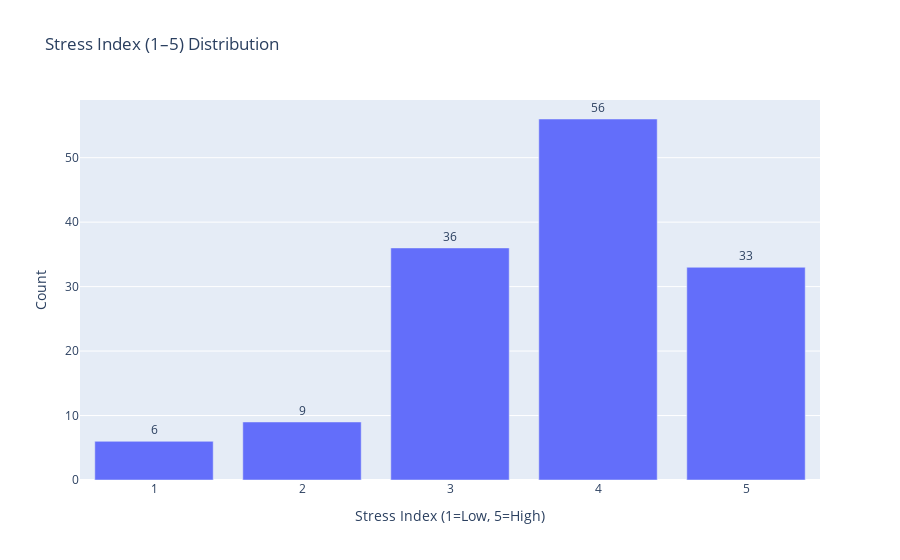

The notebook cell this image was saved under:
### Markdown cell above
***
# Visualization 1: Stress Index (Target Feature) Count

### Code cell
stress_counts = (df["Stress_Index"]
                 .value_counts()
                 .sort_index()
                 .reset_index())
stress_counts.columns = ["Stress_Index", "Count"]

fig = px.bar(
    stress_counts, x="Stress_Index", y="Count", text="Count",
    title="Stress Index (1–5) Distribution"
)
fig.update_layout(xaxis_title="Stress Index (1=Low, 5=High)", yaxis_title="Count")
fig.update_traces(textposition="outside")
fig.show()

### Figure 1 — Plotly figure (JSON) as saved in the notebook; plotly's stock layout.template omitted (floating-point values rounded to 4 significant figures)
{"data": [{"alignmentgroup": "True", "hovertemplate": "Stress_Index=%{x}<br>Count=%{text}<extra></extra>", "legendgroup": "", "marker": {"color": "#636efa", "pattern": {"shape": ""}}, "name": "", "offsetgroup": "", "orientation": "v", "showlegend": false, "text": [6, 9, 36, 56, 33], "textposition": "outside", "type": "bar", "x": [1, 2, 3, 4, 5], "xaxis": "x", "y": [6, 9, 36, 56, 33], "yaxis": "y"}], "layout": {"barmode": "relative", "legend": {"tracegroupgap": 0}, "title": {"text": "Stress Index (1–5) Distribution"}, "xaxis": {"anchor": "y", "domain": [0, 1], "title": {"text": "Stress Index (1=Low, 5=High)"}}, "yaxis": {"anchor": "x", "domain": [0, 1], "title": {"text": "Count"}}}}
